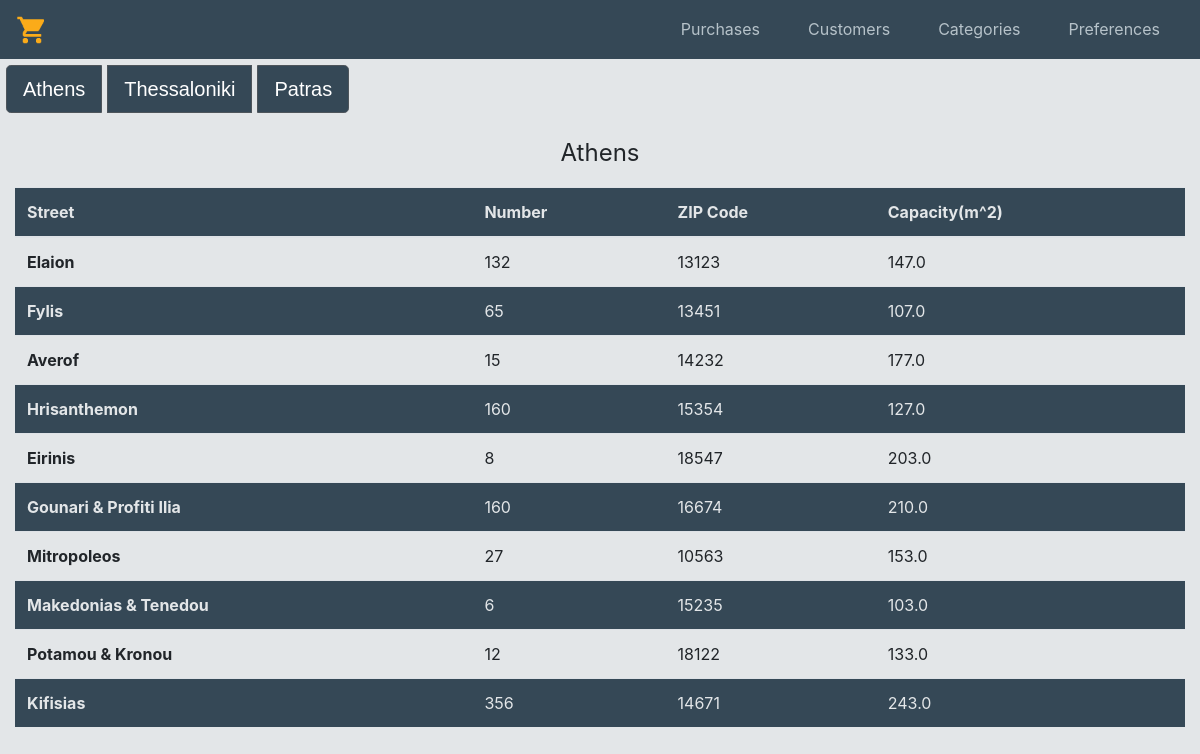
The page /Athens.php on the database its author committed.
### tables this page shows
CREATE TABLE `store` (
  `storeid` int(4) NOT NULL,
  `street_name` varchar(30) NOT NULL,
  `street_number` decimal(3,0) NOT NULL,
  `city` varchar(30) NOT NULL,
  `zip` decimal(5,0) NOT NULL,
  `sq_meters` decimal(6,1) NOT NULL
);

### src/Athens.php (the view, shortened to what this page needs)
<?php
$conn = mysqli_connect('192.168.99.100', 'root', 'root', 'supermarketdb');
$sql = 'SELECT * FROM store WHERE city = "Athens"';
$result = mysqli_query($conn, $sql);
$reg = mysqli_fetch_all($result, MYSQLI_ASSOC);
?>
<?php include 'templates/header.php';?>
<div class="btn-group btn-group-lg" role="group" aria-label="Basic example">
<a href="Athens.php" class="btn btn-secondary btn-lg active" role="button"style="background-color:#354856;">Athens</a>
<a href="Thessaloniki.php" class="btn btn-secondary btn-lg active" role="button" style="background-color:#354856;">Thessaloniki</a>
<a href="Patras.php" class="btn btn-secondary btn-lg active" role="button"style="background-color:#354856;" >Patras</a>
</div>
<p><font size = "+2"><center>Athens</center></font></p>
<div class="col - 9">
            <table class="table">
                <thead>
                    <tr>
                        <th scope="col">Street</th>
                        <th scope="col">Number</th>
                        <th scope="col">ZIP Code</th>
                        <th scope="col">Capacity(m^2)</th>
                    </tr>
                </thead>
                <tbody>
                    <?php foreach ($reg as $ath) { ?>
                        <tr>
                            <th scope="row"><?php echo $ath['street_name']?></th>
                            <td><?php echo $ath['street_number']?> </td>
                            <td><?php echo $ath['zip']?></td>
                            <td><?php echo $ath['sq_meters']?></td>
                        </tr>
                    <?php } ?>
            </table>
        </div>

### src/templates/header.php (shortened to what this page needs)
<!DOCTYPE html>
<head>
    <link rel="stylesheet" href="https://stackpath.bootstrapcdn.com/bootstrap/4.4.1/css/bootstrap.min.css">
    <link rel="stylesheet" type="text/css" href="templates/style.css">
</head>
<body style="background-color:#e3e6e8;">
    <header>
        <nav class="navbar navbar-expand-lg " style="background-color:#354856;">
            <a class="navbar-brand" href="index.php">
                <img src="img/logo.png" width="32" height="32" alt="">
            </a>
                <div class="collapse navbar-collapse" id="navbarSupportedContent">
                    <ul class="navbar-nav ml-auto">
                        <li class="nav-item mx-3">
                            <a class="nav-link" style="color:#b6c2c9;" href="purchases.php">Purchases<span class="sr-only">(current)</span></a>
                        </li>
                        <li class="nav-item mx-3">
                            <a class="nav-link" style="color:#b6c2c9;" href="customers.php">Customers</a>
                        </li>
                        <li class="nav-item mx-3">
                            <a class="nav-link" style="color:#b6c2c9;" href="categories.php">Categories</a>
                        </li>
                        <li class="nav-item mx-3">
                            <a class="nav-link" style="color:#b6c2c9;" href="preferences.php">Preferences</a>
                        </li>
                    </ul>
                </div>
        </nav>
    </header>

### src/templates/style.css (style rules this page uses)
table tr:nth-child(even), thead { background-color: #354856; color:#e3e6e8; }
.active { font-family: arial, verdana; font-size: 12px; padding: 8px 14px 6px 14px; margin: 3px; background-color: #404040; text-decoration: none; border-radius: 3px; margin: 6px; color: #FFF; }

### rows shown on the page
store: street_name "Elaion", street_number "132", zip "13123", sq_meters "147.0"
store: street_name "Fylis", street_number "65", zip "13451", sq_meters "107.0"
store: street_name "Averof", street_number "15", zip "14232", sq_meters "177.0"
store: street_name "Hrisanthemon", street_number "160", zip "15354", sq_meters "127.0"
store: street_name "Eirinis", street_number "8", zip "18547", sq_meters "203.0"
store: street_name "Gounari & Profiti Ilia", street_number "160", zip "16674", sq_meters "210.0"
store: street_name "Mitropoleos", street_number "27", zip "10563", sq_meters "153.0"
store: street_name "Makedonias & Tenedou", street_number "6", zip "15235", sq_meters "103.0"
store: street_name "Potamou & Kronou", street_number "12", zip "18122", sq_meters "133.0"
store: street_name "Kifisias", street_number "356", zip "14671", sq_meters "243.0"
